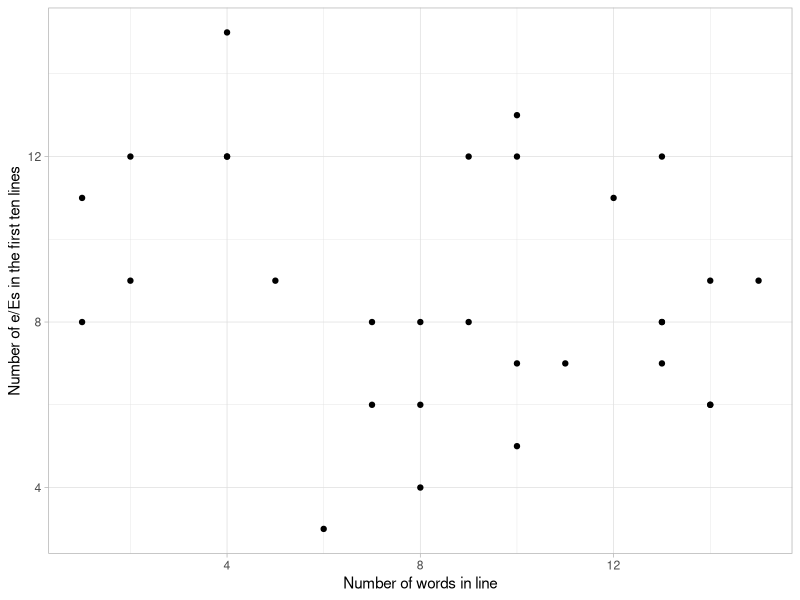

This chart was generated by the following R code:
#### Preamble ####
# Purpose: Simulates the number of e's in the first ten lines.
# Author: Irene Huynh
# Date: 16 March 2023
# Contact: irene.huynh@mail.utoronto.ca
# License: MIT


#### Workspace setup ####
library(tidyverse)

#### Simulate data ####
set.seed(123)

count_of_e_sim <-
  tibble(
    chapter = c(rep(1, 10), rep(2, 10), rep(3, 10)),
    line = rep(1:10, 3),
    num_words_in_line = runif(min = 0, max = 15, n = 30) |> round(0),
    num_e = rpois(n = 30, lambda = 10)
  )

count_of_e_sim |>
  ggplot(aes(y = num_e, x = num_words_in_line)) +
  geom_point() +
  labs(
    x = "Number of words in line",
    y = "Number of e/Es in the first ten lines"
  ) +
  theme_light() +
  scale_fill_brewer(palette = "Set1")

#### Test data ####

# Checking that there are exactly 30 lines analyzed
count_of_e_sim$line |> length() == 30

# Checking that the maximum number of words per line is at most 30
count_of_e_sim$num_words_in_line |> length() <= 30

# Checking the classes of the columns
count_of_e_sim$chapter |> class() == "numeric"
count_of_e_sim$line |> class() == "integer"
count_of_e_sim$num_words_in_line |> class() == "numeric"
count_of_e_sim$num_e |> class() == "integer"